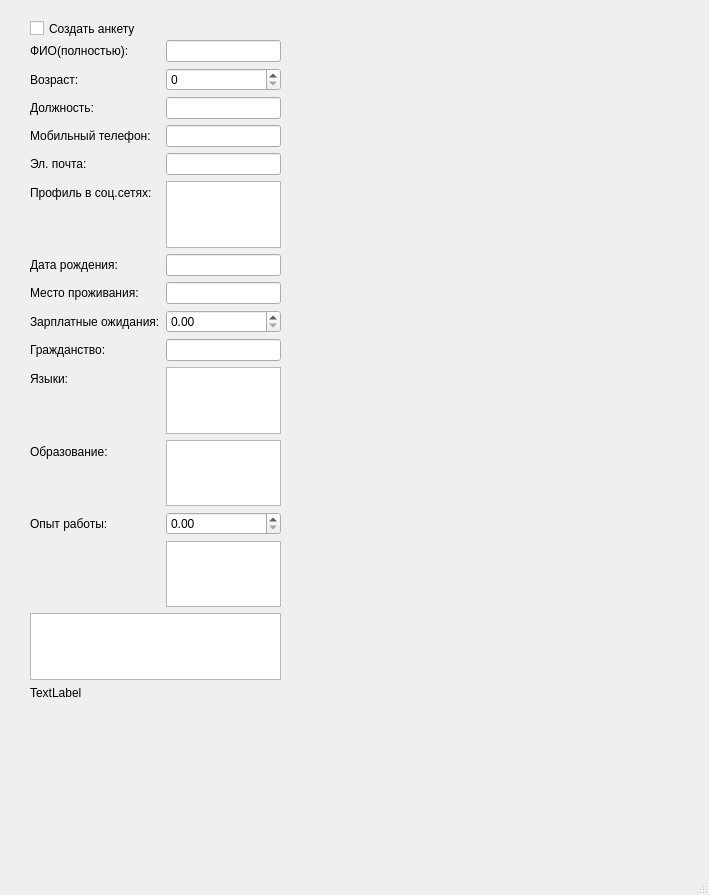
<?xml version="1.0" encoding="UTF-8"?>
<ui version="4.0">
 <class>MainWindow</class>
 <widget class="QMainWindow" name="MainWindow">
  <property name="geometry">
   <rect>
    <x>0</x>
    <y>0</y>
    <width>709</width>
    <height>895</height>
   </rect>
  </property>
  <property name="windowTitle">
   <string>MainWindow</string>
  </property>
  <widget class="QWidget" name="centralwidget">
   <widget class="QCheckBox" name="checkBox">
    <property name="geometry">
     <rect>
      <x>30</x>
      <y>20</y>
      <width>111</width>
      <height>17</height>
     </rect>
    </property>
    <property name="text">
     <string>Создать анкету</string>
    </property>
   </widget>
   <widget class="QWidget" name="formLayoutWidget">
    <property name="geometry">
     <rect>
      <x>30</x>
      <y>40</y>
      <width>251</width>
      <height>660</height>
     </rect>
    </property>
    <layout class="QFormLayout" name="formLayout">
     <item row="0" column="0">
      <widget class="QLabel" name="label">
       <property name="text">
        <string>ФИО(полностью):</string>
       </property>
      </widget>
     </item>
     <item row="0" column="1">
      <widget class="QLineEdit" name="lineEdit"/>
     </item>
     <item row="1" column="0">
      <widget class="QLabel" name="label_5">
       <property name="text">
        <string>Возраст:</string>
       </property>
      </widget>
     </item>
     <item row="1" column="1">
      <widget class="QSpinBox" name="spinBox_2"/>
     </item>
     <item row="2" column="0">
      <widget class="QLabel" name="label_2">
       <property name="text">
        <string>Должность:</string>
       </property>
      </widget>
     </item>
     <item row="2" column="1">
      <widget class="QLineEdit" name="lineEdit_2"/>
     </item>
     <item row="3" column="0">
      <widget class="QLabel" name="label_3">
       <property name="text">
        <string>Мобильный телефон:</string>
       </property>
      </widget>
     </item>
     <item row="3" column="1">
      <widget class="QLineEdit" name="lineEdit_3"/>
     </item>
     <item row="4" column="0">
      <widget class="QLabel" name="label_4">
       <property name="text">
        <string>Эл. почта:</string>
       </property>
      </widget>
     </item>
     <item row="4" column="1">
      <widget class="QLineEdit" name="lineEdit_4"/>
     </item>
     <item row="6" column="0">
      <widget class="QLabel" name="label_8">
       <property name="text">
        <string>Дата рождения:</string>
       </property>
      </widget>
     </item>
     <item row="6" column="1">
      <widget class="QLineEdit" name="lineEdit_5"/>
     </item>
     <item row="7" column="0">
      <widget class="QLabel" name="label_9">
       <property name="text">
        <string>Место проживания:</string>
       </property>
      </widget>
     </item>
     <item row="7" column="1">
      <widget class="QLineEdit" name="lineEdit_6"/>
     </item>
     <item row="8" column="0">
      <widget class="QLabel" name="label_10">
       <property name="text">
        <string>Зарплатные ожидания:</string>
       </property>
      </widget>
     </item>
     <item row="8" column="1">
      <widget class="QDoubleSpinBox" name="doubleSpinBox_2"/>
     </item>
     <item row="9" column="0">
      <widget class="QLabel" name="label_11">
       <property name="text">
        <string>Гражданство:</string>
       </property>
      </widget>
     </item>
     <item row="9" column="1">
      <widget class="QLineEdit" name="lineEdit_7"/>
     </item>
     <item row="10" column="0">
      <widget class="QLabel" name="label_12">
       <property name="text">
        <string>Языки:</string>
       </property>
      </widget>
     </item>
     <item row="10" column="1">
      <widget class="QTextEdit" name="textEdit_2"/>
     </item>
     <item row="12" column="0">
      <widget class="QLabel" name="label_6">
       <property name="text">
        <string>Опыт работы:</string>
       </property>
      </widget>
     </item>
     <item row="12" column="1">
      <widget class="QDoubleSpinBox" name="doubleSpinBox"/>
     </item>
     <item row="14" column="0" colspan="2">
      <widget class="QTextEdit" name="textEdit"/>
     </item>
     <item row="15" column="0">
      <widget class="QLabel" name="label_7">
       <property name="text">
        <string>TextLabel</string>
       </property>
      </widget>
     </item>
     <item row="13" column="1">
      <widget class="QTextEdit" name="textEdit_3"/>
     </item>
     <item row="11" column="1">
      <widget class="QTextEdit" name="textEdit_4"/>
     </item>
     <item row="11" column="0">
      <widget class="QLabel" name="label_13">
       <property name="text">
        <string>Образование:</string>
       </property>
      </widget>
     </item>
     <item row="5" column="0">
      <widget class="QLabel" name="label_14">
       <property name="text">
        <string>Профиль в соц.сетях:</string>
       </property>
      </widget>
     </item>
     <item row="5" column="1">
      <widget class="QTextEdit" name="textEdit_5"/>
     </item>
    </layout>
   </widget>
  </widget>
  <widget class="QMenuBar" name="menubar">
   <property name="geometry">
    <rect>
     <x>0</x>
     <y>0</y>
     <width>709</width>
     <height>21</height>
    </rect>
   </property>
  </widget>
  <widget class="QStatusBar" name="statusbar"/>
 </widget>
 <resources/>
 <connections/>
</ui>
